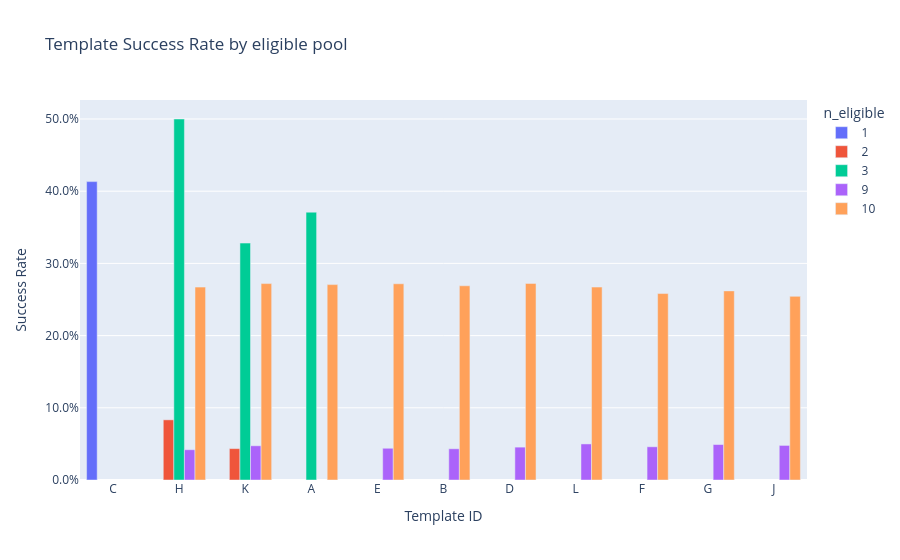

Notebook code for this chart:
### Code cell
import plotly.express as px

fig = px.bar(
    result2.to_pandas(), 
    x="selected_template", 
    y="avg_success_rate", 
    color="n_eligible", 
    barmode="group",    
    title="Template Success Rate by eligible pool",
    labels={"avg_success_rate": "Success Rate", "selected_template": "Template ID"},
    hover_data=["send_count"] 
)

fig.update_layout(yaxis_tickformat='.1%') 
fig.show()

### Figure 1 — Plotly figure (JSON) as saved in the notebook; plotly's stock layout.template omitted (floating-point values rounded to 4 significant figures)
{"data": [{"alignmentgroup": "True", "customdata": [[3102]], "hovertemplate": "n_eligible=1<br>Template ID=%{x}<br>Success Rate=%{y}<br>send_count=%{customdata[0]}<extra></extra>", "legendgroup": "1", "marker": {"color": "#636efa", "pattern": {"shape": ""}}, "name": "1", "offsetgroup": "1", "orientation": "v", "showlegend": true, "textposition": "auto", "type": "bar", "x": ["C"], "xaxis": "x", "y": [0.4133], "yaxis": "y"}, {"alignmentgroup": "True", "customdata": [[36], [23]], "hovertemplate": "n_eligible=2<br>Template ID=%{x}<br>Success Rate=%{y}<br>send_count=%{customdata[0]}<extra></extra>", "legendgroup": "2", "marker": {"color": "#EF553B", "pattern": {"shape": ""}}, "name": "2", "offsetgroup": "2", "orientation": "v", "showlegend": true, "textposition": "auto", "type": "bar", "x": ["H", "K"], "xaxis": "x", "y": [0.08333, 0.04348], "yaxis": "y"}, {"alignmentgroup": "True", "customdata": [[64], [62], [50]], "hovertemplate": "n_eligible=3<br>Template ID=%{x}<br>Success Rate=%{y}<br>send_count=%{customdata[0]}<extra></extra>", "legendgroup": "3", "marker": {"color": "#00cc96", "pattern": {"shape": ""}}, "name": "3", "offsetgroup": "3", "orientation": "v", "showlegend": true, "textposition": "auto", "type": "bar", "x": ["K", "A", "H"], "xaxis": "x", "y": [0.3281, 0.371, 0.5], "yaxis": "y"}, {"alignmentgroup": "True", "customdata": [[6415], [6312], [6282], [6266], [6246], [6235], [6228], [6222], [6103]], "hovertemplate": "n_eligible=9<br>Template ID=%{x}<br>Success Rate=%{y}<br>send_count=%{customdata[0]}<extra></extra>", "legendgroup": "9", "marker": {"color": "#ab63fa", "pattern": {"shape": ""}}, "name": "9", "offsetgroup": "9", "orientation": "v", "showlegend": true, "textposition": "auto", "type": "bar", "x": ["E", "B", "D", "L", "K", "F", "G", "J", "H"], "xaxis": "x", "y": [0.04396, 0.04325, 0.04553, 0.04995, 0.04739, 0.04603, 0.04913, 0.04789, 0.04195], "yaxis": "y"}, {"alignmentgroup": "True", "customdata": [[4104], [4074], [4062], [4050], [4030], [4021], [4014], [4007], [4001], [3991]], "hovertemplate": "n_eligible=10<br>Template ID=%{x}<br>Success Rate=%{y}<br>send_count=%{customdata[0]}<extra></extra>", "legendgroup": "10", "marker": {"color": "#FFA15A", "pattern": {"shape": ""}}, "name": "10", "offsetgroup": "10", "orientation": "v", "showlegend": true, "textposition": "auto", "type": "bar", "x": ["G", "F", "K", "H", "B", "D", "J", "E", "L", "A"], "xaxis": "x", "y": [0.2619, 0.2582, 0.272, 0.2672, 0.269, 0.2723, 0.2544, 0.2718, 0.2672, 0.2706], "yaxis": "y"}], "layout": {"barmode": "group", "legend": {"title": {"text": "n_eligible"}, "tracegroupgap": 0}, "title": {"text": "Template Success Rate by eligible pool"}, "xaxis": {"anchor": "y", "domain": [0, 1], "title": {"text": "Template ID"}}, "yaxis": {"anchor": "x", "domain": [0, 1], "tickformat": ".1%", "title": {"text": "Success Rate"}}}}
